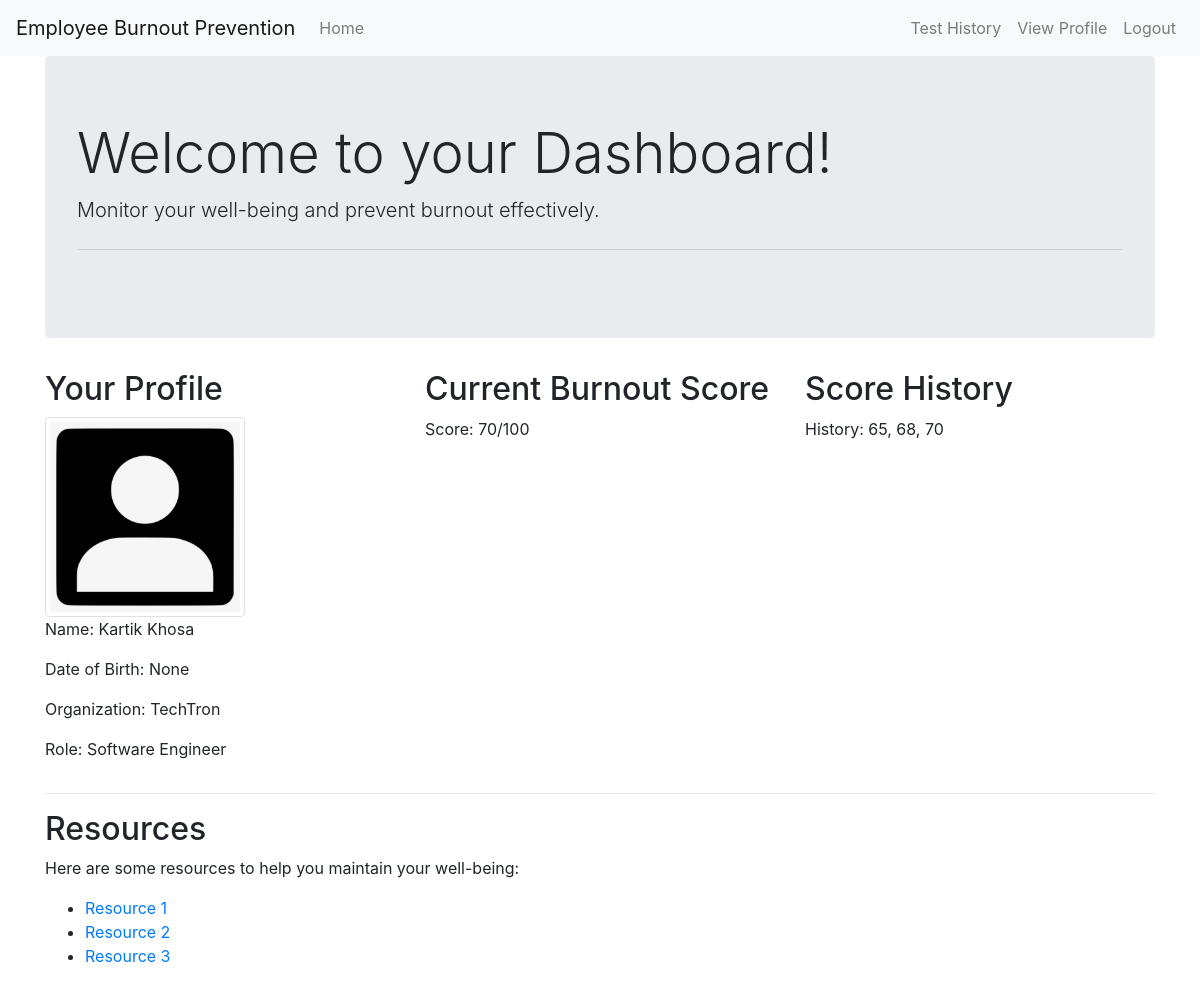
Before: /dashboard (signed in) with the older database file.
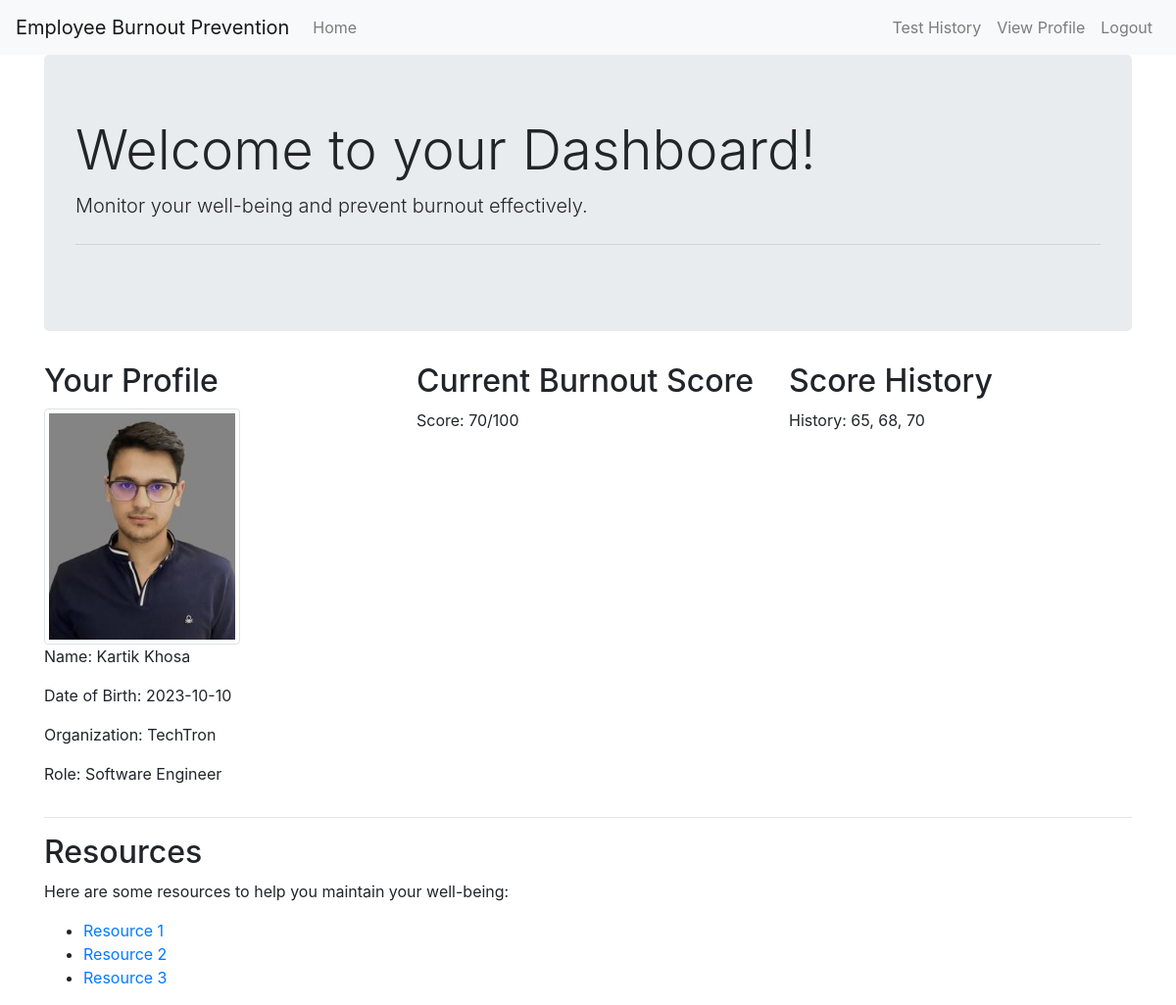
After: the same page with the newer database file.
### app/models.py (models this page shows, shortened)
class User(UserMixin, db.Model):
    id = db.Column(db.Integer, primary_key=True)
    email = db.Column(db.String(120), index=True, unique=True)
    password_hash = db.Column(db.String(128))
    firstname = db.Column(db.String(64), nullable=False)
    lastname = db.Column(db.String(64), nullable=False)
    image = db.Column(db.String(128), nullable=True)
    date_of_birth = db.Column(db.Date, nullable=True)
    companyId = db.Column(db.Integer, db.ForeignKey('company.id')) # Notice the foreign key here

class Company(db.Model):
    id = db.Column(db.Integer, primary_key=True)
    name = db.Column(db.String(64), nullable=False)
    description = db.Column(db.String(128), nullable=True)
    size = db.Column(db.Integer, nullable=True)
    users = db.relationship('User', backref='company', lazy='dynamic')

### app/routes.py (the view)
@main.route('/dashboard')
@login_required
def dashboard():
    get_flashed_messages()
    user = User.query.filter_by(id=current_user.id).first()
    return render_template('dashboard.html', user=user)

### app/models.py (called while the page is built)
@login_manager.user_loader
def load_user(id):
    return User.query.get(int(id))

### app/templates/dashboard.html (shortened to what this page needs)
{% extends "base.html" %}
{% block content %}
<div class="container">
    <div class="jumbotron">
        <h1 class="display-4">Welcome to your Dashboard!</h1>
        <p class="lead">Monitor your well-being and prevent burnout effectively.</p>
        <hr class="my-4">
    </div>
    <div class="row">
        <div class="col-md-4">
            <h2>Your Profile</h2>
            {% if current_user.image %}
                <img src="{{ url_for('static', filename='profile_pics/' + current_user.image) }}" alt="Profile Picture" class="img-thumbnail" style="width: 200px; height: 200;">
            {% else %}
                <img src="{{ url_for('static', filename='profile_pics/default.jpg') }}" alt="Profile Picture" class="img-thumbnail" style="width: 200px; height: 200px;">
            {% endif %}
            <p>Name: {{user.firstname}} {{user.lastname}}</p>
            <p> Date of Birth: {{user.date_of_birth}}</p>
            <p> Organization: {{user.company.name}}</p>
            <p> Role: Software Engineer</p>
        </div>
        <div class="col-md-4">
            <h2>Current Burnout Score</h2>
            <p>Score: 70/100</p>
        </div>
        <div class="col-md-4">
            <h2>Score History</h2>
            <p>History: 65, 68, 70</p>
        </div>
    </div>
    <hr>
    <h2>Resources</h2>
    <p>Here are some resources to help you maintain your well-being:</p>
    <ul>
        <li><a href="#">Resource 1</a></li>
        <li><a href="#">Resource 2</a></li>
        <li><a href="#">Resource 3</a></li>
    </ul>
</div>
{% endblock %}

### app/templates/base.html (shortened to what this page needs)
<!doctype html>
<html lang="en">
    <head>
        <link href="https://stackpath.bootstrapcdn.com/bootstrap/4.5.2/css/bootstrap.min.css" rel="stylesheet">
    </head>
    <body>
        <nav class="navbar navbar-expand-lg navbar-light bg-light">
            <a class="navbar-brand" href="{{ url_for('main.index') }}">Employee Burnout Prevention</a>
            <div class="collapse navbar-collapse" id="navbarNav">
                <ul class="navbar-nav mr-auto">
                    <li class="nav-item">
                        <a class="nav-link" href="{{ url_for('main.dashboard') }}">Home</a>
                    </li>
                </ul>
                {% if current_user.is_authenticated %}
                    <ul class="navbar-nav">
                        <li class="nav-item">
                            <a class="nav-link" href="{{ url_for('main.test_history') }}">Test History</a>
                        </li>
                    </ul>
                    <ul class="navbar-nav">
                        <li class="nav-item">
                            <a class="nav-link" href="{{ url_for('main.view_profile') }}">View Profile</a>
                        </li>
                    </ul>
                    <ul class="navbar-nav">
                        <li class="nav-item">
                            <a class="nav-link" href="{{ url_for('main.logout') }}">Logout</a>
                        </li>
                    </ul>
                {% endif %}
            </div>
        </nav>
        {% block content %}
        {% endblock %}
    </body>
</html>

Changed rows visible on the page:
changed User "Kartik": image: picture added; date_of_birth "None" → "2023-10-10"
